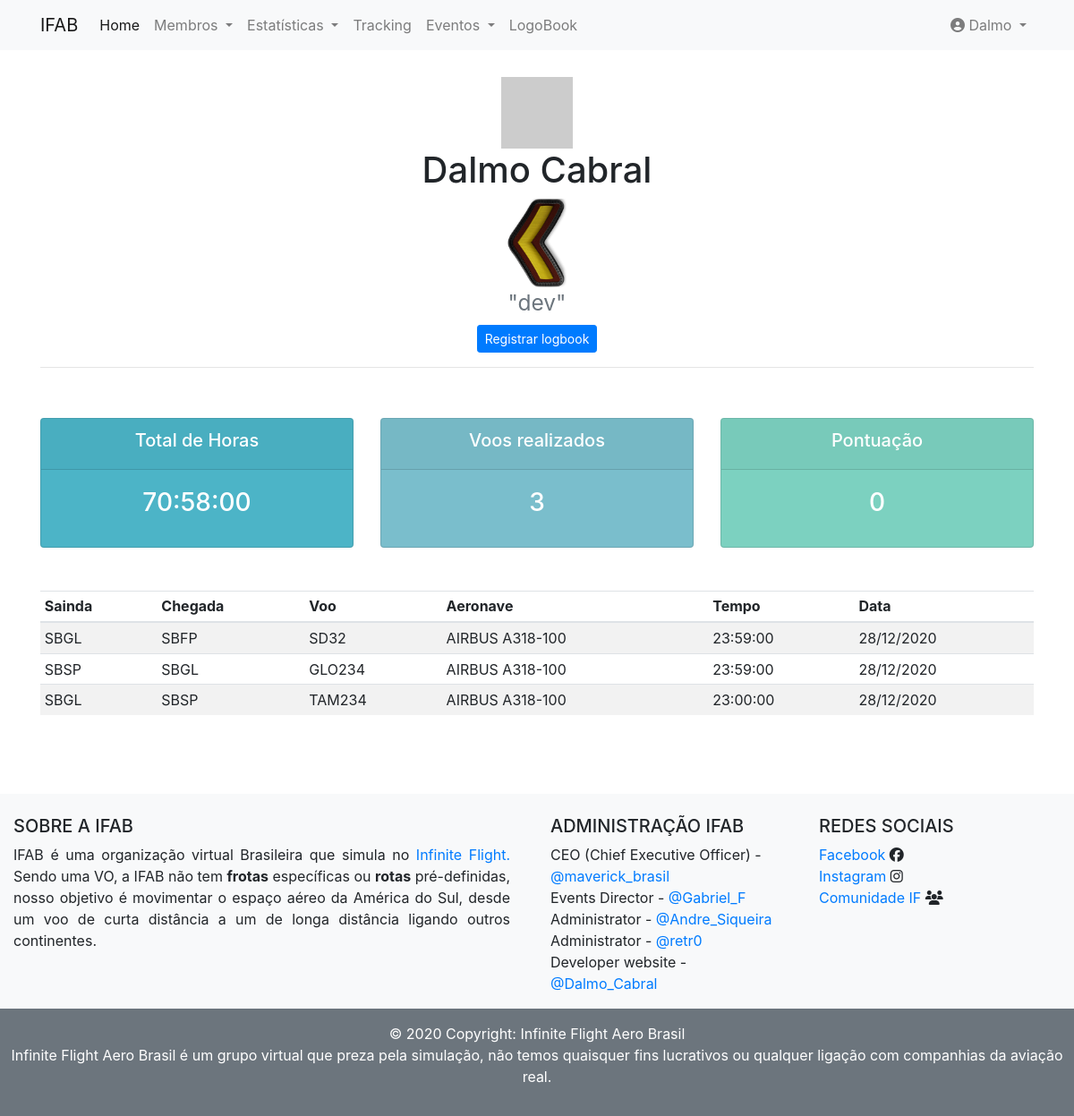
The app's page /user/1 (signed in), older data.
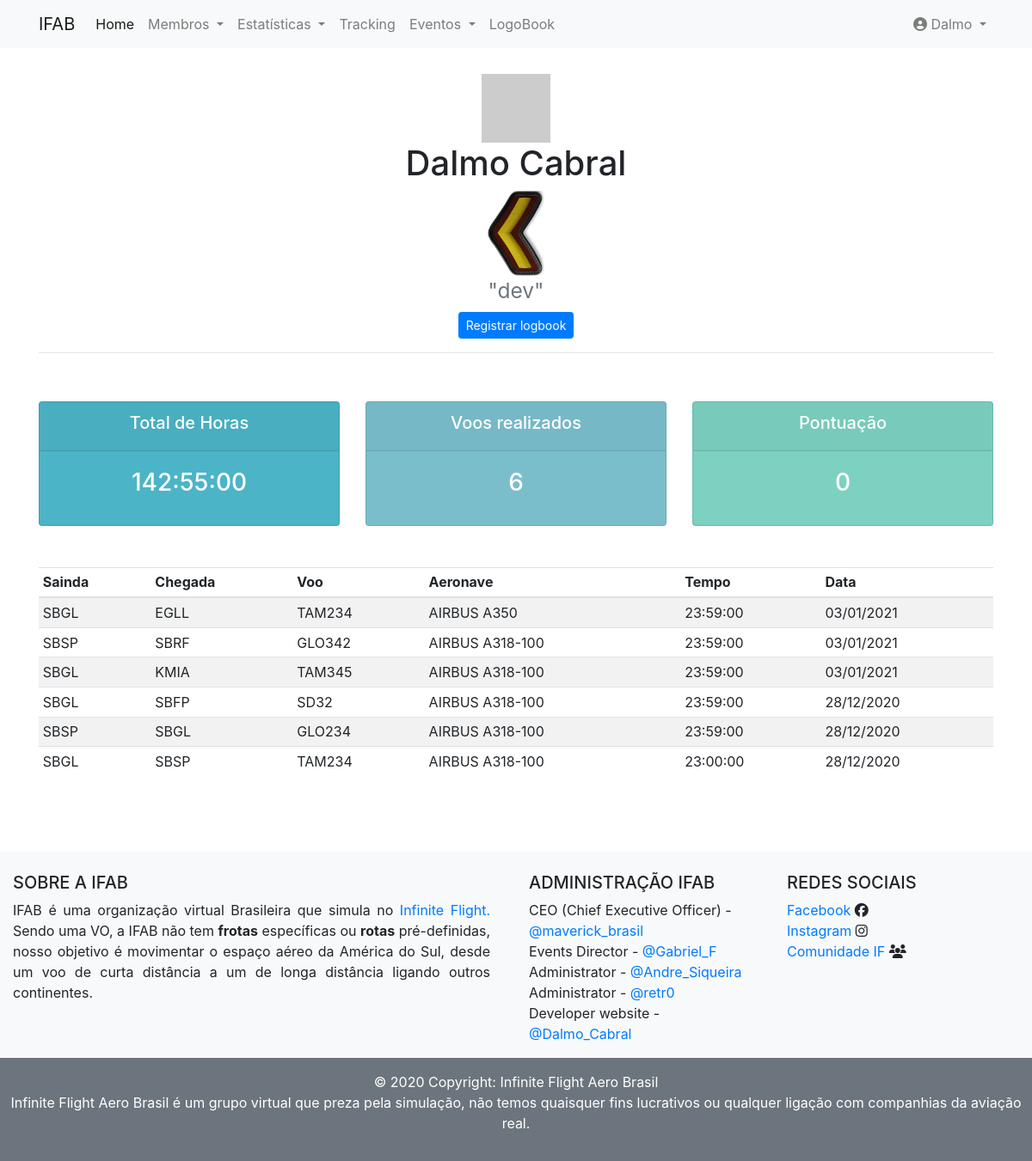
The same page, newer data.
### app/models.py (models this page shows, shortened)
class Logbook(db.Model):
    __tablename__ = 'logbooks'
    id = db.Column(db.Integer, primary_key=True)
    saida = db.Column(db.String(200))
    chegada = db.Column(db.String(200))
    aeronave = db.Column(db.String(200))
    voo = db.Column(db.String(200))
    tempo = db.Column(db.Time, nullable=False)
    user_id = db.Column(db.Integer, db.ForeignKey('users.id'))
    data_create = db.Column(db.DateTime, default=datetime.utcnow)

### app/routes.py (the view)
@app.route('/user/<int:id>')
@login_required
def user(id):
    va = get_all_time2(Logbook.query.filter_by(user_id=id).all())
    user = User.query.get(id)
    flying_time = get_all_time(Logbook.query.filter_by(user_id=id).all())
    log = Logbook.query.filter_by(user_id=id).order_by(Logbook.data_create.desc()).all()
    return render_template('user.html', user=user, log=log, flying_time=flying_time, va=va)

### app/models.py (called while the page is built)
@login_manager.user_loader
def current_user(user_id):
    return User.query.get(user_id)

    def avatar(self, size):
        digest = md5(self.email.lower().encode('utf-8')).hexdigest()
        return 'https://www.gravatar.com/avatar/{}?d=identicon&s={}'.format(
            digest, size)

### app/tools.py (called while the page is built)
def get_all_time(logbooks):
    counter = timedelta()
    for logbook in logbooks:
        t = timedelta(
            hours=int(logbook.tempo.hour),
            minutes=int(logbook.tempo.minute),
            seconds=int(logbook.tempo.second),
        )
        counter += t
    time =  (counter.total_seconds() / 3600)
    return '{0:02.0f}:{1:02.0f}:00'.format(*divmod(float(time) * 60, 60))

def get_all_time2(logbooks):
    counter = timedelta()
    for logbook in logbooks:
        t = timedelta(
            hours=int(logbook.tempo.hour),
            minutes=int(logbook.tempo.minute),
            seconds=int(logbook.tempo.second),
        )
        counter += t
    time =  (counter.total_seconds() / 3600)
    return time

### app/templates/user.html
{% extends 'base.html' %}
{% from 'bootstrap/form.html' import render_form %}
{% block content %}
<div class="container user-b1">
    <div class="text-center">
        <img src="{{ user.avatar(128) }}">
        <h1>{{ user.username }} {{ user.sobrenome}}</h1>
        {% if va > 3000 %}
      <img src="../static/img/patente/CMM.png" alt=""  width="240px">
    {% elif va > 2000 %}
      <img src="../static/img/patente/CMD.png" alt="" width="240px">
    {% elif va > 1000 %}
      <img src="../static/img/patente/POF2.png" alt="" width="240px">
    {% elif va > 500 %}
      <img src="../static/img/patente/POF.png" alt=""  width="240px">
    {% elif va > 250 %}
      <img src="../static/img/patente/COP2.png" alt="" width="240px">
    {% else %}
      <img src="../static/img/patente/COP.png" alt="" width="240px">
    {% endif %}
        <h3><small class="text-muted">"{{user.sobremim}}"</small></h3>
    </div>
    <div class="text-center">
        <div>
        <a class="btn btn-primary btn-sm brn-block" href="{{ url_for('logbook', id=user.id) }}">Registrar logbook</a>
        </div>
    </div>
    <hr>
    <div class="row">
        <div class="col-sm">
            <div class="card text-white md=3" style="background-color:  #4cb4c7; margin-top: 40px;">
                <div>
                    <div class="card-header">
                        <h5 class="text-center">Total de Horas</h5>
                    </div>
                    <div>
                        <div class="card-body text-center">
                            <h3 class="card-title">{{flying_time}}</h3>
                        </div>
                    </div>
                </div>
            </div>
        </div>
        <div class="col-sm">
            <div class="card text-center text-white md=3" style="background-color:  #7abecc; margin-top: 40px;">
                <div class="card-header">
                    <h5>Voos realizados</h5>
                </div>
                <div class="card-body">
                    <h3 class="card-title">{{ log | length }}</h3>
                </div>
            </div>
        </div>
        <div class="col-sm" style="margin-top: 40px;">
            <div class="card text-center text-white md=3" style="background-color:  #7cd1c0;">
                <div>
                    <div class="card-header">
                        <h5>Pontuação </h5>
                    </div>
                    <div class="card-body">
                        <h3 class="card-title">{{user.pontos}}</h3>
                    </div>
                </div>
            </div>
        </div>
    </div>
    <br>
    <br>
    <table class="table table-sm table-responsive-sm table-striped">
        <thead>
          <tr>
            <th scope="col">Sainda</th>
            <th scope="col">Chegada</th>
            <th scope="col">Voo</th>
            <th scope="col">Aeronave</th>
            <th scope="col">Tempo</th>
            <th scope="col">Data</th>
          </tr>
        </thead>
        <tbody>
            {% for log in log %}
                <tr>
                    <td>{{log.saida}}</td>
                    <td>{{log.chegada}}</td>
                    <td>{{log.voo}}</td>
                    <td>{{log.aeronave}}</td>
                    <td>{{log.tempo.strftime('%H:%M:%S') }}</td>
                    <td>{{log.data_create.strftime('%d/%m/%Y')}}</td>
                </tr>
            {% endfor %}
        </tbody>
      </table>
</div>
{% endblock %}

Row changes from the older to the newer data that the page shows:
added Logbook: saida "SBGL", chegada "EGLL", voo "TAM234", aeronave "AIRBUS A350", tempo "23:59:00", data_create "03/01/2021"
added Logbook: saida "SBSP", chegada "SBRF", voo "GLO342", aeronave "AIRBUS A318-100", tempo "23:59:00", data_create "03/01/2021"
added Logbook: saida "SBGL", chegada "KMIA", voo "TAM345", aeronave "AIRBUS A318-100", tempo "23:59:00", data_create "03/01/2021"
Text that changed along with them:
{{ flying_time }}: "70:58:00" → "142:55:00"
{{ log | length }}: "3" → "6"
